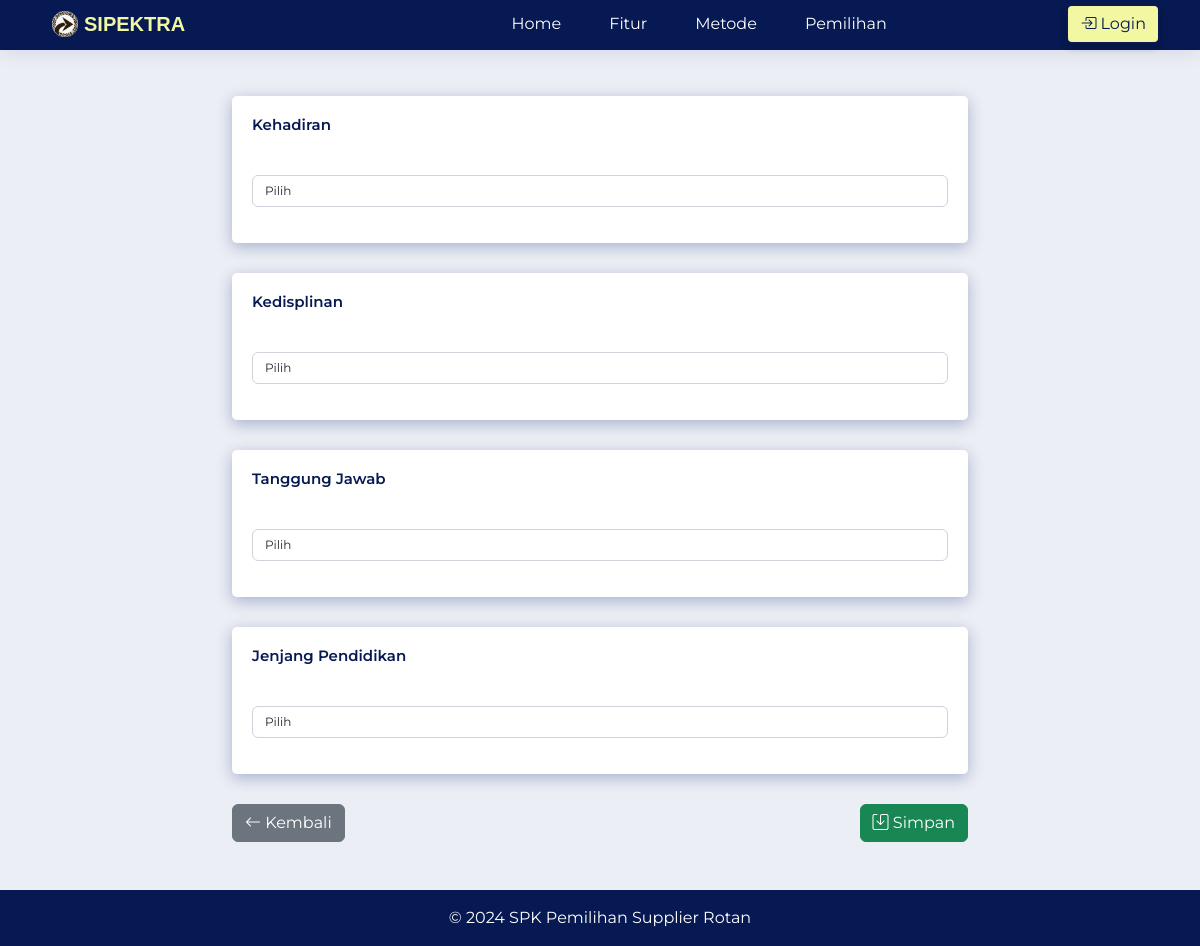
Screenshot of /rekomendasi.php with the database file from the repository.
### tables this page shows
CREATE TABLE `kriteria` (
  `id_kriteria` int(11) NOT NULL,
  `kode_kriteria` varchar(255) DEFAULT NULL,
  `nama` varchar(255) DEFAULT NULL,
  `type` enum('Benefit','Cost') DEFAULT NULL,
  `ada_pilihan` tinyint(1) DEFAULT NULL,
  `bobot` float DEFAULT NULL
);

### rekomendasi.php (the view, shortened to what this page needs)
<?php
$koneksi = mysqli_connect("localhost", "root", "", "spk_ahp_saw_native");
$query_kriteria = "SELECT id_kriteria, nama AS nama_kriteria FROM kriteria";
$result_kriteria = mysqli_query($koneksi, $query_kriteria);
$kriteria_data = [];
while ($row = mysqli_fetch_assoc($result_kriteria)) {
    $kriteria_data[] = $row;
}
?>
<!DOCTYPE html>
<html lang="en">
<head>
    <link href="assets/vendor/bootstrap/css/bootstrap.min.css" rel="stylesheet" />
    <link href="assets/vendor/bootstrap-icons/bootstrap-icons.css" rel="stylesheet" />
    <link href="assets/vendor/boxicons/css/boxicons.min.css" rel="stylesheet" />
    <link href="assets/vendor/quill/quill.snow.css" rel="stylesheet" />
    <link href="assets/vendor/quill/quill.bubble.css" rel="stylesheet" />
    <link href="assets/vendor/remixicon/remixicon.css" rel="stylesheet" />
    <link href="assets/vendor/simple-datatables/style.css" rel="stylesheet" />
    <link href="assets/css/style.css" rel="stylesheet" />
</head>
<body>
    <header class="header fixed-top text-white shadow-md py-1">
        <div class="container d-flex justify-content-between align-items-center">
            <div class="d-flex justify-content-start">
                <a href="index.php" class="logo d-flex align-items-center">
                    <img src="assets/img/lambang.png" alt="Logo" />
                    <span class="d-none d-lg-block">SIPEKTRA</span>
                </a>
            </div>
            <div class="d-flex justify-content-center flex-grow-1">
                <nav class="d-flex">
                    <a href="#home" class="text-white mx-4">Home</a>
                    <a href="#fitur" class="text-white mx-4">Fitur</a>
                    <a href="#metode" class="text-white mx-4">Metode</a>
                    <a href="rekomendasi.php" class="text-white mx-4">Pemilihan</a>
                </nav>
            </div>
            <div class="d-flex justify-content-end">
                <a href="login.php" class="btn btn-custom me-2">
                    <i class="bi bi-box-arrow-in-right"></i> Login
                </a>
            </div>
        </div>
    </header>
    <section class="py-5 min-vh-100 d-flex align-items-center mt-5" id="home">
        <div class="container">
            <div class="row">
                <div class="col-lg-8 mx-auto">
                    <form action="proses_pemilihan.php" method="post">
                        <?php foreach ($kriteria_data as $kriteria) : ?>
                            <div class="card">
                                <div class="card-body">
                                    <h5 class="card-title"><?php echo $kriteria['nama_kriteria']; ?></h5>
                                    <div class="mb-3">
                                        <select class="form-control" id="sub_kriteria_<?php echo $kriteria['id_kriteria']; ?>" name="sub_kriteria[<?php echo $kriteria['id_kriteria']; ?>]">
                                            <option value="">Pilih</option>
                                        </select>
                                    </div>
                                </div>
                            </div>
                        <?php endforeach; ?>
                        <div class="d-flex justify-content-between mt-4">
                            <a href="index.php" class="btn btn-secondary"><i class="bi bi-arrow-left"></i> Kembali</a>
                            <button type="submit" class="btn btn-success"><i class="bi bi-save"></i> Simpan</button>
                        </div>
                    </form>
                </div>
            </div>
        </div>
    </section>
    <footer class="text-white text-center py-3" style="background-color:#071952;">
        <div class="container">
            <p class="mb-0">&copy; 2024 SPK Pemilihan Supplier Rotan</p>
        </div>
    </footer>
</body>
</html>

### assets/css/style.css (style rules this page uses)
:root { scroll-behavior: smooth; }
body { font-family: "Montserrat", sans-serif; background: #eceef5; color: #071952; }
a { color: #1A5319; text-decoration: none; }
h1, h2, h3, h4, h5, h6 { font-family: "Montserrat", sans-serif; }
.card { margin-bottom: 30px; border: none; border-radius: 5px; box-shadow: 0px 4px 15px rgba(1, 41, 112, 0.3); }
.card-title { padding: 20px 0 15px 0; font-size: 15px; font-weight: 600; color: #071952; font-family: "Montserrat", sans-serif; }
.card-body { padding: 0 20px 20px 20px; font-size: 12px; }
.btn-custom { background-color: #F2F7A1; color: #071952; transition: background-color 0.3s ease, transform 0.3s ease; border: 2px solid #071952; box-shadow: 0 4px 8px rgba(0, 0, 0, 0.2); }
.logo { line-height: 1; }
@media (min-width: 1200px) { .logo { width: 280px; } }
.logo img { max-height: 26px; margin-right: 6px; }
.logo span { font-size: 20px; font-weight: 700; color: #012970; font-family: "Montserrat", sans-serif; }
.header { transition: all 0.5s; z-index: 997; height: 50px; box-shadow: 0px 2px 20px rgba(1, 41, 112, 0.1); background-color: #071952; padding-left: 20px; }
.d-none.d-lg-block { color : #F2F7A1; font-style:normal; font-family:sans-serif; }
.form-control { font-size: 12px; }

### rows the page displays
kriteria: nama "Kehadiran"
kriteria: nama "Kedisplinan"
kriteria: nama "Tanggung Jawab"
kriteria: nama "Jenjang Pendidikan"
